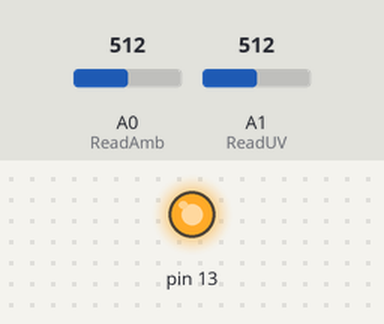
This sketch was run on a simulated Arduino Uno, built with avr-gcc and run on an emulated ATmega328P. Parts: output pins drawn as LEDs (lit = HIGH). The test bench sets the inputs (shaded band); at power-on: A0 (ReadAmb) = 512, A1 (ReadUV) = 512. Storage starts empty; what the sketch prints to the serial monitor is not drawn.

Above: at 0.5 s.
At 3.0 s:
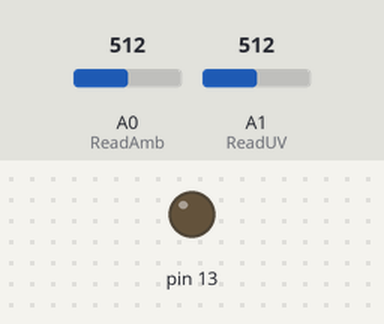
Timing chart, 0 to 6.5 s (numbered marks = the images above):
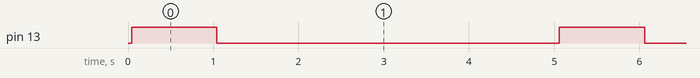

Measured:
- by itself, pin 13: alternates HIGH for 1.0 s and LOW for 4.0 s

The sketch:

programv3.ino
```cpp
#include <Time.h>
#include <TimeLib.h>

#include <SPI.h>
#include <SD.h>


int ReadAmb = A0;
int ReadUV = A1;

File myFile;


void setup() {
  pinMode(ReadUV, INPUT);
  pinMode(ReadAmb, INPUT);
  pinMode(13, OUTPUT);
  Serial.begin(9600);
  Serial.println("Starting up...");


  Serial.print("Initializing SD card...");

  if (!SD.begin(4)) {
    Serial.println("initialization failed!");
    while (1);
  }
  Serial.println("initialization done.");
}


void loop()
{
      int uvLevel = averageAnalogRead(ReadUV);
      int ambLevel = averageAnalogRead(ReadAmb);

      float outVoltUV = 5.0 * uvLevel/1024;
      float outVoltAmb = 5.0 * ambLevel/1024;
      float uvIntensity = mapfloat(outVoltUV, 0.99, 2.9, 0.0, 15.0);
      float ambDensity = mapfloat(outVoltAmb, 0.00, 5.0, 0.0, 1000.0);

      myFile = SD.open("data.txt", FILE_WRITE);


      time_t t = now();
      myFile.println(hour(t));
      myFile.println(minute(t));
      myFile.println(second(t));

      myFile.println();

      myFile.println("UVAnalogOutput: ");
      myFile.println(uvLevel);

      myFile.println(" OutputVoltage: ");
      myFile.println(outVoltUV);

      myFile.println(" UV Intensity: ");
      myFile.println(uvIntensity);
      myFile.println(" mW/cm^2");

      myFile.println();

      myFile.println("AmbientAnalogOutput: ");
      myFile.println(ambLevel);

      myFile.println(" OutputVoltage: ");
      myFile.println(outVoltAmb);

      myFile.println(" Ambient Density: ");
      myFile.println(ambDensity);
      myFile.println(" lux");

      myFile.println();

      myFile.close();
      digitalWrite(13, HIGH);
      delay(1000);
      digitalWrite(13, LOW);
      delay(4000);

}
//Takes an average of readings on a given pin
//Returns the average

  int averageAnalogRead(int pinToRead)
  {
  byte numberOfReadings = 8;
  unsigned int runningValue = 0;

  for(int x = 0 ; x < numberOfReadings ; x++)
    runningValue += analogRead(pinToRead);
  runningValue /= numberOfReadings;

  return(runningValue);
  }


//The Arduino Map function but for floats
//From: http://forum.arduino.cc/index.php?topic=3922.0
float mapfloat(float x, float in_min, float in_max, float out_min, float out_max){

  return (x - in_min) * (out_max - out_min) / (in_max - in_min) + out_min;
}
```
